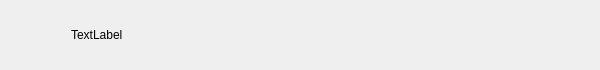
<?xml version="1.0" encoding="UTF-8"?>
<ui version="4.0">
 <class>ConUserItem</class>
 <widget class="QWidget" name="ConUserItem">
  <property name="geometry">
   <rect>
    <x>0</x>
    <y>0</y>
    <width>600</width>
    <height>70</height>
   </rect>
  </property>
  <property name="windowTitle">
   <string>ConUserItem</string>
  </property>
  <layout class="QHBoxLayout" name="horizontalLayout">
   <property name="spacing">
    <number>5</number>
   </property>
   <property name="leftMargin">
    <number>6</number>
   </property>
   <property name="topMargin">
    <number>2</number>
   </property>
   <property name="rightMargin">
    <number>6</number>
   </property>
   <property name="bottomMargin">
    <number>2</number>
   </property>
   <item>
    <widget class="QWidget" name="widget" native="true">
     <property name="minimumSize">
      <size>
       <width>60</width>
       <height>60</height>
      </size>
     </property>
     <property name="maximumSize">
      <size>
       <width>60</width>
       <height>60</height>
      </size>
     </property>
     <widget class="QLabel" name="iconLabel">
      <property name="geometry">
       <rect>
        <x>0</x>
        <y>10</y>
        <width>45</width>
        <height>45</height>
       </rect>
      </property>
      <property name="text">
       <string/>
      </property>
     </widget>
     <widget class="QLabel" name="redPoint">
      <property name="geometry">
       <rect>
        <x>27</x>
        <y>2</y>
        <width>30</width>
        <height>30</height>
       </rect>
      </property>
      <property name="text">
       <string/>
      </property>
     </widget>
    </widget>
   </item>
   <item>
    <widget class="QLabel" name="userNameLabel">
     <property name="text">
      <string>TextLabel</string>
     </property>
    </widget>
   </item>
  </layout>
 </widget>
 <layoutdefault spacing="6" margin="11"/>
 <resources/>
 <connections/>
</ui>
